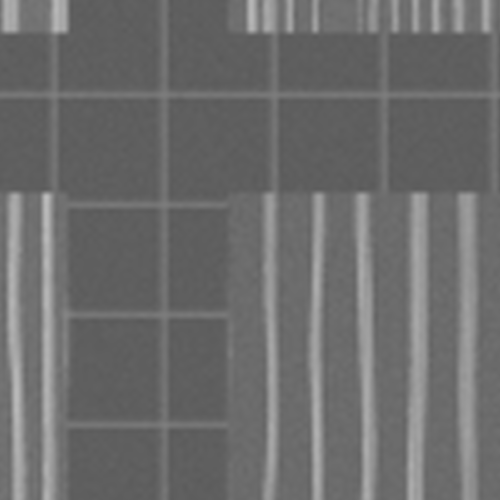
#> input picture submission_dataset/reference/ref_001.png, 1000 x 1000 px (shown at 1/2 size); its folder holds only this picture in this run
$ python generate_rgb_dataset.py   (older library calls are emulated)
#> lines starting #> are read from the running program, lines starting #| are printed output that depends on the picture
### src/utils.py
import numpy as np
import cv2
import math

def generate_correlated_2d_field(shape, scale_px=160.0, amplitude=3.5, rng=None):
    """
    Generates a continuous, low-frequency 2D Gaussian random field to simulate
    realistic SEM spatial illumination drift, detector shading, and charging gradients.
    """
    if rng is None:
        rng = np.random.default_rng(42)
    h, w = shape
    grid_h = max(2, int(h / scale_px))
    grid_w = max(2, int(w / scale_px))
    coarse = rng.normal(0.0, 1.0, (grid_h, grid_w)).astype(np.float32)
    smooth = cv2.resize(coarse, (w, h), interpolation=cv2.INTER_CUBIC)
    smooth = (smooth - np.mean(smooth)) / (np.std(smooth) + 1e-6)
    return smooth * amplitude

# [5 lines left out: function apply_sem_blur, not called in this run]
def downsample_area_average(img, factor):
    h, w = img.shape
    return cv2.resize(img, (w // factor, h // factor), interpolation=cv2.INTER_AREA)
# [12 lines left out: functions apply_edge_brightening, add_shot_noise, not called in this run]
def add_detector_noise(img, sigma, rng):
    noise = rng.normal(0, sigma, img.shape).astype(np.float32)
    return np.clip(img.astype(np.float32) + noise, 0, 255).astype(np.uint8)

# [75 lines left out: functions apply_spatial_zone_composition, apply_geometric_augmentation, not called in this run]
def add_charging_streaks(img, rng):
    return img
# [1064 lines left out: functions render_composite_field, render_peripheral_context, render_class8_continuous_field, render_class7_metal_routing_field, not called in this run]
def clamp(val, min_val, max_val):
    return max(min_val, min(max_val, val))
# [769 lines left out: functions render_class5_contact_array_field, render_class6_local_interconnect_field, generate_micro_ler, render_gate_poly_sem_layout, render_class3_gate_poly_field, maybe_collapse_gap and 3 more, not called in this run]


PRESETS_ZONED = {
    'dram_1x': {'kind': 'dram', 'fin_pitch_nm': 96, 'fin_width_nm': 32, 'gate_pitch_nm': 64, 'gate_length_nm': 32, 'contact_size_nm': 32},
    'dram_dense': {'kind': 'dram', 'fin_pitch_nm': 72, 'fin_width_nm': 24, 'gate_pitch_nm': 48, 'gate_length_nm': 24, 'contact_size_nm': 24},
    'dram_loose': {'kind': 'dram', 'fin_pitch_nm': 144, 'fin_width_nm': 48, 'gate_pitch_nm': 96, 'gate_length_nm': 48, 'contact_size_nm': 48},
    'dram_wide': {'kind': 'dram', 'fin_pitch_nm': 180, 'fin_width_nm': 60, 'gate_pitch_nm': 120, 'gate_length_nm': 56, 'contact_size_nm': 58},
    'dram_legacy': {'kind': 'dram', 'fin_pitch_nm': 240, 'fin_width_nm': 80, 'gate_pitch_nm': 160, 'gate_length_nm': 78, 'contact_size_nm': 78},
    'finfet_7nm': {'kind': 'finfet', 'fin_pitch_nm': 40, 'fin_width_nm': 14, 'gate_pitch_nm': 76, 'gate_length_nm': 24, 'contact_size_nm': 24},
    'finfet_10nm': {'kind': 'finfet', 'fin_pitch_nm': 48, 'fin_width_nm': 16, 'gate_pitch_nm': 90, 'gate_length_nm': 28, 'contact_size_nm': 28},
    'finfet_14nm': {'kind': 'finfet', 'fin_pitch_nm': 60, 'fin_width_nm': 20, 'gate_pitch_nm': 110, 'gate_length_nm': 34, 'contact_size_nm': 34},
    'finfet_22nm': {'kind': 'finfet', 'fin_pitch_nm': 80, 'fin_width_nm': 26, 'gate_pitch_nm': 150, 'gate_length_nm': 46, 'contact_size_nm': 44},
    'finfet_28nm': {'kind': 'finfet', 'fin_pitch_nm': 96, 'fin_width_nm': 32, 'gate_pitch_nm': 180, 'gate_length_nm': 56, 'contact_size_nm': 52},
    'finfet_45nm': {'kind': 'finfet', 'fin_pitch_nm': 140, 'fin_width_nm': 46, 'gate_pitch_nm': 260, 'gate_length_nm': 80, 'contact_size_nm': 76}
}

PRESET_KEYS_ZONED = list(PRESETS_ZONED.keys())

GRID_PRESETS_CLASS9 = [
    ['finfet_7nm',   'finfet_10nm',  'finfet_14nm',  'finfet_7nm'],
    ['dram_wide',    'finfet_10nm',  'dram_1x',      'dram_legacy'],
    ['finfet_14nm',  'dram_dense',   'dram_loose',   'finfet_10nm'],
    ['finfet_7nm',   'dram_wide',    'finfet_14nm',  'finfet_7nm']
]


# [389 lines left out: functions _line_positions, _line_mask, render_fine_mat, render_class9_finfet_full_field, maybe_collapse_gap, render_fine_canvas and 11 more, not called in this run]


CLASS_MAT_RENDERERS = {
    "FIN_ARRAY": render_mat_p1_fin_array,
    "FIN_CUT": render_mat_p2_fin_cut,
    "GATE_POLY": render_mat_p3_gate_poly,
    "FIN_GATE": render_mat_p4_fin_gate,
    "CONTACT_ARRAY": render_mat_p5_contact_array,
    "LOCAL_INTERCONNECT": render_mat_p6_local_interconnect,
    "METAL_ROUTING": render_mat_p7_metal_routing,
    "ACTIVE_CELL": render_mat_p8_active_cell,
}


DIVERSE_TECH_PRESETS = [
    {'fin_pitch': 40.0, 'gate_pitch': 76.0, 'name': 'finfet_7nm'},
    {'fin_pitch': 48.0, 'gate_pitch': 90.0, 'name': 'finfet_10nm'},
    {'fin_pitch': 60.0, 'gate_pitch': 110.0, 'name': 'finfet_14nm'},
    {'fin_pitch': 80.0, 'gate_pitch': 150.0, 'name': 'finfet_22nm'},
    {'fin_pitch': 96.0, 'gate_pitch': 180.0, 'name': 'finfet_28nm'},
    {'fin_pitch': 140.0, 'gate_pitch': 260.0, 'name': 'finfet_45nm'},
    {'fin_pitch': 44.0, 'gate_pitch': 82.0, 'name': 'finfet_8nm'},
    {'fin_pitch': 54.0, 'gate_pitch': 100.0, 'name': 'finfet_12nm'},
    {'fin_pitch': 68.0, 'gate_pitch': 130.0, 'name': 'finfet_16nm'},
    {'fin_pitch': 88.0, 'gate_pitch': 165.0, 'name': 'finfet_25nm'},
    {'fin_pitch': 110.0, 'gate_pitch': 210.0, 'name': 'finfet_32nm'},
    {'fin_pitch': 130.0, 'gate_pitch': 240.0, 'name': 'finfet_40nm'},
    {'fin_pitch': 42.0, 'gate_pitch': 78.0, 'name': 'finfet_7nm_dense'},
    {'fin_pitch': 50.0, 'gate_pitch': 95.0, 'name': 'finfet_10nm_dense'},
    {'fin_pitch': 75.0, 'gate_pitch': 140.0, 'name': 'finfet_20nm'},
    {'fin_pitch': 120.0, 'gate_pitch': 230.0, 'name': 'finfet_38nm'}
]


# [15 lines left out: function render_fine_p3_mat, not called in this run]


P5_CONFIGS = [
    {'pitch_x': 55.0, 'pitch_y': 55.0, 'rad': 12, 'stagger': False, 'elong': 1.0},
    {'pitch_x': 42.0, 'pitch_y': 42.0, 'rad': 9, 'stagger': True, 'elong': 1.0},
    {'pitch_x': 75.0, 'pitch_y': 75.0, 'rad': 16, 'stagger': False, 'elong': 1.0},
    {'pitch_x': 90.0, 'pitch_y': 90.0, 'rad': 19, 'stagger': True, 'elong': 1.0},
    {'pitch_x': 60.0, 'pitch_y': 80.0, 'rad': 14, 'stagger': True, 'elong': 1.6},
    {'pitch_x': 48.0, 'pitch_y': 65.0, 'rad': 11, 'stagger': False, 'elong': 1.4},
    {'pitch_x': 110.0, 'pitch_y': 110.0, 'rad': 24, 'stagger': False, 'elong': 1.0},
    {'pitch_x': 38.0, 'pitch_y': 38.0, 'rad': 8, 'stagger': True, 'elong': 1.0},
    {'pitch_x': 65.0, 'pitch_y': 65.0, 'rad': 14, 'stagger': True, 'elong': 1.0},
    {'pitch_x': 85.0, 'pitch_y': 85.0, 'rad': 18, 'stagger': False, 'elong': 1.0},
    {'pitch_x': 50.0, 'pitch_y': 70.0, 'rad': 12, 'stagger': True, 'elong': 1.5},
    {'pitch_x': 70.0, 'pitch_y': 95.0, 'rad': 15, 'stagger': False, 'elong': 1.8},
    {'pitch_x': 125.0, 'pitch_y': 125.0, 'rad': 26, 'stagger': True, 'elong': 1.0},
    {'pitch_x': 45.0, 'pitch_y': 45.0, 'rad': 10, 'stagger': False, 'elong': 1.0},
    {'pitch_x': 58.0, 'pitch_y': 58.0, 'rad': 13, 'stagger': True, 'elong': 1.0},
    {'pitch_x': 100.0, 'pitch_y': 100.0, 'rad': 21, 'stagger': False, 'elong': 1.3}
]

# [34 lines left out: functions render_fine_p5_mat, render_fine_dram_mesh_mat, not called in this run]

BACKGROUND_DRAM = 40
WORD_LINE_VAL = 150
BIT_LINE_VAL = 170
CONTACT_VAL = 225

POSITION_JITTER_NM = 1.5
WIDTH_JITTER_FRACTION = 0.10

# [82 lines left out: functions maybe_collapse_gap, _line_positions, _line_mask, generate_dram_canvas_verbatim, not called in this run]

DRAM_HF_PRESETS = [
    {"name": "dram_1x",      "word_line_pitch_nm": 64,  "word_line_width_nm": 32, "bit_line_pitch_nm": 96,  "bit_line_width_nm": 32, "contact_diameter_nm": 32},
    {"name": "dram_dense",   "word_line_pitch_nm": 48,  "word_line_width_nm": 24, "bit_line_pitch_nm": 72,  "bit_line_width_nm": 24, "contact_diameter_nm": 24},
    {"name": "dram_loose",   "word_line_pitch_nm": 96,  "word_line_width_nm": 48, "bit_line_pitch_nm": 144, "bit_line_width_nm": 48, "contact_diameter_nm": 48},
    {"name": "dram_wide",    "word_line_pitch_nm": 120, "word_line_width_nm": 56, "bit_line_pitch_nm": 180, "bit_line_width_nm": 60, "contact_diameter_nm": 58},
    {"name": "dram_compact", "word_line_pitch_nm": 72,  "word_line_width_nm": 30, "bit_line_pitch_nm": 108, "bit_line_width_nm": 34, "contact_diameter_nm": 30},
    {"name": "dram_legacy",  "word_line_pitch_nm": 160, "word_line_width_nm": 78, "bit_line_pitch_nm": 240, "bit_line_width_nm": 80, "contact_diameter_nm": 78},
]

# [87 lines left out: functions render_16_mats_field_fine, render_dram_cell_field, not called in this run]

def render_class1_fin_array_field(size_px: int = 1000, rng: np.random.Generator = None) -> np.ndarray:
    return render_16_mats_field_fine("FIN_ARRAY", size_px=size_px, rng=rng)

def render_class2_fin_cut_field(size_px: int = 1000, rng: np.random.Generator = None) -> np.ndarray:
    return render_16_mats_field_fine("FIN_CUT", size_px=size_px, rng=rng)

def render_class3_gate_poly_field_zoned(size_px: int = 1000, rng: np.random.Generator = None) -> np.ndarray:
    return render_16_mats_field_fine("GATE_POLY", size_px=size_px, rng=rng)

def render_class4_fin_gate_field(size_px: int = 1000, rng: np.random.Generator = None) -> np.ndarray:
    return render_16_mats_field_fine("FIN_GATE", size_px=size_px, rng=rng)

def render_class5_contact_array_field_zoned(size_px: int = 1000, rng: np.random.Generator = None) -> np.ndarray:
    return render_16_mats_field_fine("CONTACT_ARRAY", size_px=size_px, rng=rng)

def render_class6_local_interconnect_field_zoned(size_px: int = 1000, rng: np.random.Generator = None) -> np.ndarray:
    return render_16_mats_field_fine("LOCAL_INTERCONNECT", size_px=size_px, rng=rng)

def render_class7_metal_routing_field_zoned(size_px: int = 1000, rng: np.random.Generator = None) -> np.ndarray:
    return render_16_mats_field_fine("METAL_ROUTING", size_px=size_px, rng=rng)

def render_class8_active_cell_field_zoned(size_px: int = 1000, rng: np.random.Generator = None) -> np.ndarray:
    return render_16_mats_field_fine("ACTIVE_CELL", size_px=size_px, rng=rng)


def render_class1_fin_array_field(size_px: int = 1000, rng: np.random.Generator = None) -> np.ndarray:
    return render_16_mats_field_fine("FIN_ARRAY", size_px=size_px, rng=rng)

def render_class2_fin_cut_field(size_px: int = 1000, rng: np.random.Generator = None) -> np.ndarray:
    return render_16_mats_field_fine("FIN_CUT", size_px=size_px, rng=rng)

def render_class3_gate_poly_field_zoned(size_px: int = 1000, rng: np.random.Generator = None) -> np.ndarray:
    return render_16_mats_field_fine("GATE_POLY", size_px=size_px, rng=rng)

def render_class4_fin_gate_field(size_px: int = 1000, rng: np.random.Generator = None) -> np.ndarray:
    return render_16_mats_field_fine("FIN_GATE", size_px=size_px, rng=rng)

def render_class5_contact_array_field_zoned(size_px: int = 1000, rng: np.random.Generator = None) -> np.ndarray:
    return render_16_mats_field_fine("CONTACT_ARRAY", size_px=size_px, rng=rng)

def render_class6_local_interconnect_field_zoned(size_px: int = 1000, rng: np.random.Generator = None) -> np.ndarray:
    return render_16_mats_field_fine("LOCAL_INTERCONNECT", size_px=size_px, rng=rng)

def render_class7_metal_routing_field_zoned(size_px: int = 1000, rng: np.random.Generator = None) -> np.ndarray:
    return render_16_mats_field_fine("METAL_ROUTING", size_px=size_px, rng=rng)

def render_class8_active_cell_field_zoned(size_px: int = 1000, rng: np.random.Generator = None) -> np.ndarray:
    return render_16_mats_field_fine("ACTIVE_CELL", size_px=size_px, rng=rng)

### rgb_extension/generate_rgb_dataset.py
"""
generate_rgb_dataset.py — 40-Pair Physics-Based RGB Optical Wafer Inspection Generator
Synthesizes a 40-pair benchmark dataset (5 diverse pairs per pattern across P1–P8):
1. 100x High-Mag Reference Micrograph (1000x1000 RGB)
2. 10x Low-Mag Search Field Micrograph (1000x1000 RGB)

Optical Physics Models:
- Multi-Wavelength Thin-Film Interference (Oxide dielectric reflection vs. Metal/Silicon reflection)
- High Contrast Brightfield Optical Micrography
- Optical Diffraction Airy Disk Blurring (NA = 0.85, visible spectrum)
- Specular Glare & Microscope Vignetting
"""

import os
import sys
import math
import csv
import json
import numpy as np
import cv2

BASE_DIR = os.path.dirname(os.path.abspath(__file__))
PARENT_DIR = os.path.abspath(os.path.join(BASE_DIR, ".."))
if PARENT_DIR not in sys.path:
    sys.path.insert(0, PARENT_DIR)

from src.utils import generate_correlated_2d_field

DATASET_DIR = os.path.join(BASE_DIR, "dataset")
REF_DIR = os.path.join(DATASET_DIR, "reference")
SEARCH_DIR = os.path.join(DATASET_DIR, "search")


def simulate_thin_film_color(base_mask: np.ndarray, pattern_type: str, oxide_thickness_nm: float = 180.0, rng: np.random.Generator = None) -> np.ndarray:
    """
    Synthesizes a 3-channel (BGR) optical microscopic wafer image with thin-film interference.
    Maintains physical optical contrast between dielectric background and metal/silicon features.
    """
    if rng is None:
        rng = np.random.default_rng(42)

    h, w = base_mask.shape[:2]
    rgb_img = np.zeros((h, w, 3), dtype=np.float32)

    # Optical constants: Refractive index n(SiO2) = 1.46
    # Wavelengths in nm: Blue=450nm, Green=532nm, Red=650nm
    n_sio2 = 1.46
    lambdas = np.array([450.0, 532.0, 650.0], dtype=np.float32) # B, G, R

    # Calculate chromatic phase per channel
    phase_shifts = 4.0 * math.pi * n_sio2 * oxide_thickness_nm / lambdas
    interference_factors = 0.5 + 0.5 * np.cos(phase_shifts)

    # Clean Optical Brightfield BGR palettes:
    # 1. Background Oxide (Low-to-Mid Luminance deep blue/violet)
    oxide_bgr = np.array([165.0, 85.0, 45.0], dtype=np.float32) * (0.8 + 0.4 * interference_factors)

    # 2. Features: Bright Gold/Copper Metal or High-Reflectance Active Lines
    if pattern_type in ["CONTACT_ARRAY", "LOCAL_INTERCONNECT", "METAL_ROUTING"]:
        feature_bgr = np.array([70.0, 185.0, 245.0], dtype=np.float32) # Bright Copper/Gold
    elif pattern_type in ["FIN_ARRAY", "FIN_CUT", "ACTIVE_CELL"]:
        feature_bgr = np.array([210.0, 220.0, 225.0], dtype=np.float32) # Bright Silicon/Oxide step
    else:
        feature_bgr = np.array([90.0, 175.0, 230.0], dtype=np.float32) # Poly-Si Gate on oxide

    norm_mask = (base_mask.astype(np.float32) / 255.0)
    norm_mask_3d = np.repeat(norm_mask[:, :, np.newaxis], 3, axis=2)

    rgb_img = oxide_bgr * (1.0 - norm_mask_3d) + feature_bgr * norm_mask_3d

    # Spatial optical thickness variation gradient
    grad = generate_correlated_2d_field((h, w), scale_px=220.0, amplitude=6.0, rng=rng)
    for c in range(3):
        rgb_img[:, :, c] += grad * (1.0 + 0.2 * (c - 1.0))

    # Optical sensor photon noise
    shot_noise = rng.normal(0.0, 1.8, (h, w, 3)).astype(np.float32)
    rgb_img += shot_noise

    return np.clip(rgb_img, 0.0, 255.0).astype(np.uint8)


def apply_optical_vignetting(img: np.ndarray, strength: float = 0.25) -> np.ndarray:
    """Applies radial microscope brightfield vignetting."""
    h, w = img.shape[:2]
    Y, X = np.ogrid[:h, :w]
    center_y, center_x = h / 2.0, w / 2.0
    max_radius = math.hypot(center_x, center_y)
    dist = np.hypot(X - center_x, Y - center_y) / max_radius
    vignette = 1.0 - strength * (dist ** 2)
    vignette_3d = np.repeat(vignette[:, :, np.newaxis], 3, axis=2)
    return np.clip(img.astype(np.float32) * vignette_3d, 0.0, 255.0).astype(np.uint8)


def apply_specular_metal_glare(img: np.ndarray, mask: np.ndarray, glare_spots: int = 3, rng: np.random.Generator = None) -> np.ndarray:
    """Simulates localized specular highlights from reflective metal features."""
    if rng is None: rng = np.random.default_rng(42)
    h, w = img.shape[:2]
    glare_layer = np.zeros((h, w, 3), dtype=np.float32)
    for _ in range(glare_spots):
        gx = rng.integers(150, w - 150)
        gy = rng.integers(150, h - 150)
        sigma = rng.uniform(20.0, 45.0)
        amplitude = rng.uniform(25.0, 50.0)
        Y, X = np.ogrid[:h, :w]
        spot = amplitude * np.exp(-((X - gx)**2 + (Y - gy)**2) / (2.0 * sigma**2))
        glare_layer += np.repeat(spot[:, :, np.newaxis], 3, axis=2)

    metal_presence = (mask > 100).astype(np.float32)[:, :, np.newaxis]
    return np.clip(img.astype(np.float32) + glare_layer * (0.3 + 0.7 * metal_presence), 0.0, 255.0).astype(np.uint8)


def generate_40_pair_rgb_dataset():
    os.makedirs(REF_DIR, exist_ok=True)
    os.makedirs(SEARCH_DIR, exist_ok=True)

    manifest_records = []
    rng = np.random.default_rng(20260818)

    patterns = [
        ("P1", "FIN_ARRAY"),
        ("P2", "FIN_CUT"),
        ("P3", "FIN_GATE"),
        ("P4", "CONTACT_ARRAY"),
        ("P5", "LOCAL_INTERCONNECT"),
        ("P6", "METAL_ROUTING"),
        ("P7", "ACTIVE_CELL"),
        ("P8", "FINFET_FULL_CELL")
    ]

    tier_names = [
        "NOMINAL_BRIGHTFIELD",
        "THIN_FILM_DISPERSION",
        "DIFFRACTION_BLUR",
        "SPECULAR_GLARE",
        "MIXED_STRESS"
    ]

    print("=" * 80)
    print("       GENERATING 40-PAIR RGB OPTICAL WAFER INSPECTION DATASET (P1-P8)       ")
    print("=" * 80)

    base_manifest = os.path.join(PARENT_DIR, "submission_dataset", "manifest.csv")
    base_rows = []
    if os.path.exists(base_manifest):
        with open(base_manifest, "r", encoding="utf-8") as f:
#> (reads submission_dataset/manifest.csv from the repository)
            base_rows = list(csv.DictReader(f))

    pair_idx = 1
    for p_code, p_name in patterns:
        matching_rows = [r for r in base_rows if r["pattern_code"] == p_code]

        for t_idx, tier_name in enumerate(tier_names):
            pid = f"RGB_PAIR_{pair_idx:03d}"
            base_sample = matching_rows[t_idx % len(matching_rows)] if matching_rows else None

            if base_sample:
                base_ref_path = os.path.join(PARENT_DIR, base_sample["reference_path"])
                base_search_path = os.path.join(PARENT_DIR, base_sample["search_path"])
                ref_mask = cv2.imread(base_ref_path, cv2.IMREAD_GRAYSCALE)
#> ref_mask is the input picture: shape (1000, 1000); min 89, max 190, mean 108.5
                search_mask = cv2.imread(base_search_path, cv2.IMREAD_GRAYSCALE)
                gt_x = float(base_sample["gt_x"])
                gt_y = float(base_sample["gt_y"])
                scale_f = float(base_sample.get("scale_factor", 0.100))
                rot_deg = float(base_sample.get("rotation_deg", 0.0))
                drift_mag = float(base_sample.get("drift_magnitude", 0.0))
            else:
                ref_mask = np.full((1000, 1000), 128, dtype=np.uint8)
                search_mask = np.full((1000, 1000), 128, dtype=np.uint8)
                gt_x, gt_y = 500.0, 500.0
                scale_f, rot_deg, drift_mag = 0.100, 0.0, 0.0

            # 1. Physics-based Thin-Film Color Synthesis
            oxide_thickness = 140.0 + (t_idx * 35.0)
            ref_rgb = simulate_thin_film_color(ref_mask, p_name, oxide_thickness_nm=oxide_thickness, rng=rng)
#> in simulate_thin_film_color, `rgb_img = oxide_bgr * (1.0 - norm_mask_3d) + feature_bgr * norm_mask_3d`:
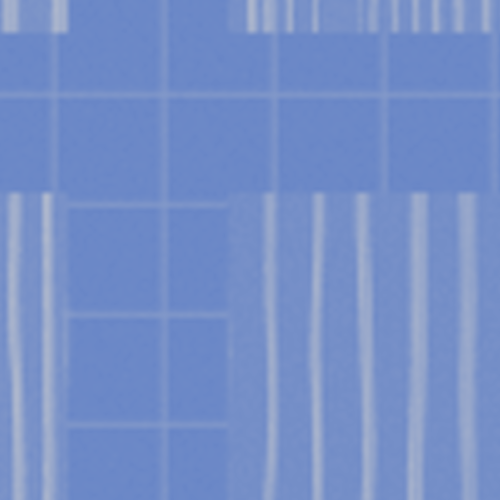
#> rgb_img: shape (1000, 1000, 3) float32 (shown at 1/2 size); mean of channels 0, 1, 2 200, 143.8, 118.2; drawn as B, G, R
            search_rgb = simulate_thin_film_color(search_mask, p_name, oxide_thickness_nm=oxide_thickness, rng=rng)

            # 2. Tier-specific Optical Augmentations
            if tier_name == "NOMINAL_BRIGHTFIELD":
                ref_rgb = cv2.GaussianBlur(ref_rgb, (0, 0), 0.6)
                search_rgb = cv2.GaussianBlur(search_rgb, (0, 0), 0.9)

            elif tier_name == "THIN_FILM_DISPERSION":
                ref_rgb = cv2.GaussianBlur(ref_rgb, (0, 0), 0.8)
                search_rgb = cv2.GaussianBlur(search_rgb, (0, 0), 1.1)
                search_rgb = apply_optical_vignetting(search_rgb, strength=0.20)

            elif tier_name == "DIFFRACTION_BLUR":
                ref_rgb = cv2.GaussianBlur(ref_rgb, (0, 0), 1.0)
                search_rgb = cv2.GaussianBlur(search_rgb, (0, 0), sigmaX=1.6, sigmaY=1.8)

            elif tier_name == "SPECULAR_GLARE":
                ref_rgb = cv2.GaussianBlur(ref_rgb, (0, 0), 0.8)
                search_rgb = apply_specular_metal_glare(search_rgb, search_mask, glare_spots=3, rng=rng)
                search_rgb = apply_optical_vignetting(search_rgb, strength=0.30)

            elif tier_name == "MIXED_STRESS":
                ref_rgb = cv2.GaussianBlur(ref_rgb, (0, 0), 0.9)
                search_rgb = cv2.GaussianBlur(search_rgb, (0, 0), 1.3)
                search_rgb = apply_optical_vignetting(search_rgb, strength=0.25)

            # 3. Save High-Res RGB Images
            ref_filename = f"ref_rgb_{pair_idx:03d}.png"
            search_filename = f"search_rgb_{pair_idx:03d}.png"

            ref_path = os.path.join(REF_DIR, ref_filename)
            search_path = os.path.join(SEARCH_DIR, search_filename)

            cv2.imwrite(ref_path, ref_rgb)
            cv2.imwrite(search_path, search_rgb)

            manifest_records.append({
                "pair_id": pid,
                "pattern_code": p_code,
                "pattern_name": p_name,
                "tier_name": tier_name,
                "reference_path": f"dataset/reference/{ref_filename}",
                "search_path": f"dataset/search/{search_filename}",
                "gt_x": round(gt_x, 4),
                "gt_y": round(gt_y, 4),
                "scale_factor": round(scale_f, 4),
                "rotation_deg": round(rot_deg, 2),
                "drift_magnitude": round(drift_mag, 2),
                "oxide_thickness_nm": round(oxide_thickness, 1),
                "modality": "RGB_OPTICAL"
            })

            print(f"  [+] {pid} | {p_code}: {p_name:<18} | Tier: {tier_name:<20} | GT: ({gt_x:6.2f}, {gt_y:6.2f})")
            pair_idx += 1

    # 4. Save Manifest
    manifest_csv = os.path.join(DATASET_DIR, "manifest_rgb.csv")
    with open(manifest_csv, "w", newline="", encoding="utf-8") as f:
        writer = csv.DictWriter(f, fieldnames=list(manifest_records[0].keys()))
        writer.writeheader()
        writer.writerows(manifest_records)

    print("=" * 80)
    print(f"[+] Successfully generated all 40 RGB Optical Pairs in {DATASET_DIR}")
    print(f"[+] RGB Manifest CSV saved: {manifest_csv}")
    print("=" * 80)


if __name__ == "__main__":
#> (the run stopped early here; a loop or call above may not have finished)
